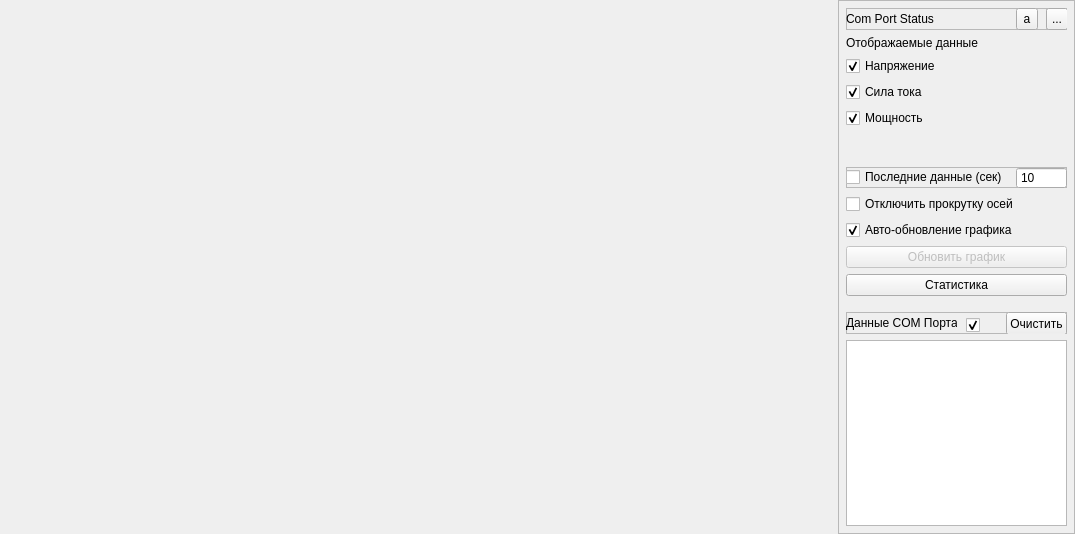
<?xml version="1.0" encoding="UTF-8"?>
<ui version="4.0">
 <class>MyApp</class>
 <widget class="QMainWindow" name="MyApp">
  <property name="enabled">
   <bool>true</bool>
  </property>
  <property name="geometry">
   <rect>
    <x>0</x>
    <y>0</y>
    <width>1075</width>
    <height>534</height>
   </rect>
  </property>
  <property name="acceptDrops">
   <bool>true</bool>
  </property>
  <property name="windowTitle">
   <string>Графики</string>
  </property>
  <widget class="QWidget" name="centralWidget">
   <layout class="QGridLayout" name="gridLayout">
    <property name="leftMargin">
     <number>0</number>
    </property>
    <property name="topMargin">
     <number>0</number>
    </property>
    <property name="rightMargin">
     <number>0</number>
    </property>
    <property name="bottomMargin">
     <number>0</number>
    </property>
    <item row="0" column="1">
     <layout class="QHBoxLayout" name="horizontalLayout">
      <item>
       <widget class="QCustomPlot" name="gfplot" native="true">
        <property name="sizeIncrement">
         <size>
          <width>0</width>
          <height>0</height>
         </size>
        </property>
        <property name="autoFillBackground">
         <bool>true</bool>
        </property>
       </widget>
      </item>
      <item>
       <widget class="QFrame" name="comPanelFrame">
        <property name="maximumSize">
         <size>
          <width>237</width>
          <height>16777215</height>
         </size>
        </property>
        <property name="frameShape">
         <enum>QFrame::StyledPanel</enum>
        </property>
        <property name="frameShadow">
         <enum>QFrame::Raised</enum>
        </property>
        <layout class="QVBoxLayout" name="verticalLayout">
         <property name="spacing">
          <number>6</number>
         </property>
         <property name="leftMargin">
          <number>7</number>
         </property>
         <property name="topMargin">
          <number>7</number>
         </property>
         <property name="rightMargin">
          <number>7</number>
         </property>
         <property name="bottomMargin">
          <number>7</number>
         </property>
         <item>
          <widget class="QFrame" name="ComStatusFrame">
           <property name="minimumSize">
            <size>
             <width>0</width>
             <height>22</height>
            </size>
           </property>
           <property name="maximumSize">
            <size>
             <width>16777215</width>
             <height>22</height>
            </size>
           </property>
           <property name="frameShape">
            <enum>QFrame::StyledPanel</enum>
           </property>
           <property name="frameShadow">
            <enum>QFrame::Raised</enum>
           </property>
           <widget class="QLabel" name="COMPortStatus">
            <property name="geometry">
             <rect>
              <x>0</x>
              <y>0</y>
              <width>121</width>
              <height>22</height>
             </rect>
            </property>
            <property name="minimumSize">
             <size>
              <width>0</width>
              <height>0</height>
             </size>
            </property>
            <property name="text">
             <string>Com Port Status</string>
            </property>
           </widget>
           <widget class="QToolButton" name="actionResetCom">
            <property name="geometry">
             <rect>
              <x>200</x>
              <y>0</y>
              <width>20</width>
              <height>22</height>
             </rect>
            </property>
            <property name="text">
             <string>X</string>
            </property>
           </widget>
           <widget class="QToolButton" name="changeActivityCom">
            <property name="geometry">
             <rect>
              <x>170</x>
              <y>0</y>
              <width>22</width>
              <height>22</height>
             </rect>
            </property>
            <property name="text">
             <string>a</string>
            </property>
           </widget>
           <widget class="QToolButton" name="actionSelectCom">
            <property name="geometry">
             <rect>
              <x>200</x>
              <y>0</y>
              <width>22</width>
              <height>22</height>
             </rect>
            </property>
            <property name="text">
             <string>...</string>
            </property>
           </widget>
          </widget>
         </item>
         <item>
          <widget class="QLabel" name="label">
           <property name="text">
            <string>Отображаемые данные</string>
           </property>
          </widget>
         </item>
         <item>
          <widget class="QCheckBox" name="CheckBox_Voltage">
           <property name="text">
            <string>Напряжение</string>
           </property>
           <property name="checked">
            <bool>true</bool>
           </property>
          </widget>
         </item>
         <item>
          <widget class="QCheckBox" name="CheckBox_Current">
           <property name="text">
            <string>Сила тока</string>
           </property>
           <property name="checked">
            <bool>true</bool>
           </property>
          </widget>
         </item>
         <item>
          <widget class="QCheckBox" name="CheckBox_Power">
           <property name="text">
            <string>Мощность</string>
           </property>
           <property name="checked">
            <bool>true</bool>
           </property>
          </widget>
         </item>
         <item>
          <spacer name="verticalSpacer">
           <property name="orientation">
            <enum>Qt::Vertical</enum>
           </property>
           <property name="sizeHint" stdset="0">
            <size>
             <width>20</width>
             <height>40</height>
            </size>
           </property>
          </spacer>
         </item>
         <item>
          <widget class="QFrame" name="frame">
           <property name="minimumSize">
            <size>
             <width>0</width>
             <height>21</height>
            </size>
           </property>
           <property name="maximumSize">
            <size>
             <width>16777215</width>
             <height>21</height>
            </size>
           </property>
           <property name="frameShape">
            <enum>QFrame::StyledPanel</enum>
           </property>
           <property name="frameShadow">
            <enum>QFrame::Raised</enum>
           </property>
           <widget class="QCheckBox" name="lastDataCheckBox">
            <property name="geometry">
             <rect>
              <x>0</x>
              <y>0</y>
              <width>216</width>
              <height>20</height>
             </rect>
            </property>
            <property name="text">
             <string>Последние данные (cек)</string>
            </property>
           </widget>
           <widget class="QSpinBox" name="lastDataInput">
            <property name="enabled">
             <bool>true</bool>
            </property>
            <property name="geometry">
             <rect>
              <x>170</x>
              <y>0</y>
              <width>51</width>
              <height>22</height>
             </rect>
            </property>
            <property name="buttonSymbols">
             <enum>QAbstractSpinBox::NoButtons</enum>
            </property>
            <property name="correctionMode">
             <enum>QAbstractSpinBox::CorrectToPreviousValue</enum>
            </property>
            <property name="showGroupSeparator" stdset="0">
             <bool>false</bool>
            </property>
            <property name="suffix">
             <string/>
            </property>
            <property name="prefix">
             <string/>
            </property>
            <property name="minimum">
             <number>1</number>
            </property>
            <property name="maximum">
             <number>99999</number>
            </property>
            <property name="stepType">
             <enum>QAbstractSpinBox::DefaultStepType</enum>
            </property>
            <property name="value">
             <number>10</number>
            </property>
            <property name="displayIntegerBase">
             <number>10</number>
            </property>
           </widget>
          </widget>
         </item>
         <item>
          <widget class="QCheckBox" name="disableAutoRange">
           <property name="text">
            <string>Отключить прокрутку осей</string>
           </property>
          </widget>
         </item>
         <item>
          <widget class="QCheckBox" name="AutoUpdateGraphCB">
           <property name="font">
            <font>
             <pointsize>9</pointsize>
            </font>
           </property>
           <property name="text">
            <string>Авто-обновление графика</string>
           </property>
           <property name="checked">
            <bool>true</bool>
           </property>
          </widget>
         </item>
         <item>
          <widget class="QPushButton" name="updateComGraphButt">
           <property name="enabled">
            <bool>false</bool>
           </property>
           <property name="text">
            <string>Обновить график</string>
           </property>
          </widget>
         </item>
         <item>
          <widget class="QPushButton" name="openAnalitycsButton">
           <property name="enabled">
            <bool>true</bool>
           </property>
           <property name="text">
            <string>Статистика</string>
           </property>
          </widget>
         </item>
         <item>
          <spacer name="verticalSpacer_2">
           <property name="orientation">
            <enum>Qt::Vertical</enum>
           </property>
           <property name="sizeType">
            <enum>QSizePolicy::Fixed</enum>
           </property>
           <property name="sizeHint" stdset="0">
            <size>
             <width>20</width>
             <height>10</height>
            </size>
           </property>
          </spacer>
         </item>
         <item>
          <widget class="QFrame" name="comDataPortFrame">
           <property name="minimumSize">
            <size>
             <width>0</width>
             <height>22</height>
            </size>
           </property>
           <property name="maximumSize">
            <size>
             <width>16777215</width>
             <height>22</height>
            </size>
           </property>
           <property name="frameShape">
            <enum>QFrame::StyledPanel</enum>
           </property>
           <property name="frameShadow">
            <enum>QFrame::Raised</enum>
           </property>
           <widget class="QLabel" name="label_8">
            <property name="geometry">
             <rect>
              <x>0</x>
              <y>0</y>
              <width>111</width>
              <height>22</height>
             </rect>
            </property>
            <property name="sizePolicy">
             <sizepolicy hsizetype="Preferred" vsizetype="Fixed">
              <horstretch>0</horstretch>
              <verstretch>0</verstretch>
             </sizepolicy>
            </property>
            <property name="text">
             <string>Данные COM Порта</string>
            </property>
           </widget>
           <widget class="QCheckBox" name="enablePortDataPlain">
            <property name="geometry">
             <rect>
              <x>120</x>
              <y>5</y>
              <width>16</width>
              <height>16</height>
             </rect>
            </property>
            <property name="text">
             <string/>
            </property>
            <property name="checked">
             <bool>true</bool>
            </property>
           </widget>
           <widget class="QPushButton" name="clearPortDataPlain">
            <property name="geometry">
             <rect>
              <x>160</x>
              <y>0</y>
              <width>61</width>
              <height>23</height>
             </rect>
            </property>
            <property name="text">
             <string>Очистить</string>
            </property>
           </widget>
          </widget>
         </item>
         <item>
          <widget class="QPlainTextEdit" name="COMPortDataPlain">
           <property name="maximumSize">
            <size>
             <width>16777215</width>
             <height>200</height>
            </size>
           </property>
           <property name="readOnly">
            <bool>true</bool>
           </property>
          </widget>
         </item>
        </layout>
       </widget>
      </item>
     </layout>
    </item>
   </layout>
  </widget>
 </widget>
 <layoutdefault spacing="6" margin="11"/>
 <customwidgets>
  <customwidget>
   <class>QCustomPlot</class>
   <extends>QWidget</extends>
   <header>qcustomplot.h</header>
   <container>1</container>
  </customwidget>
 </customwidgets>
 <resources>
  <include location="MyApp.qrc"/>
 </resources>
 <connections/>
</ui>
